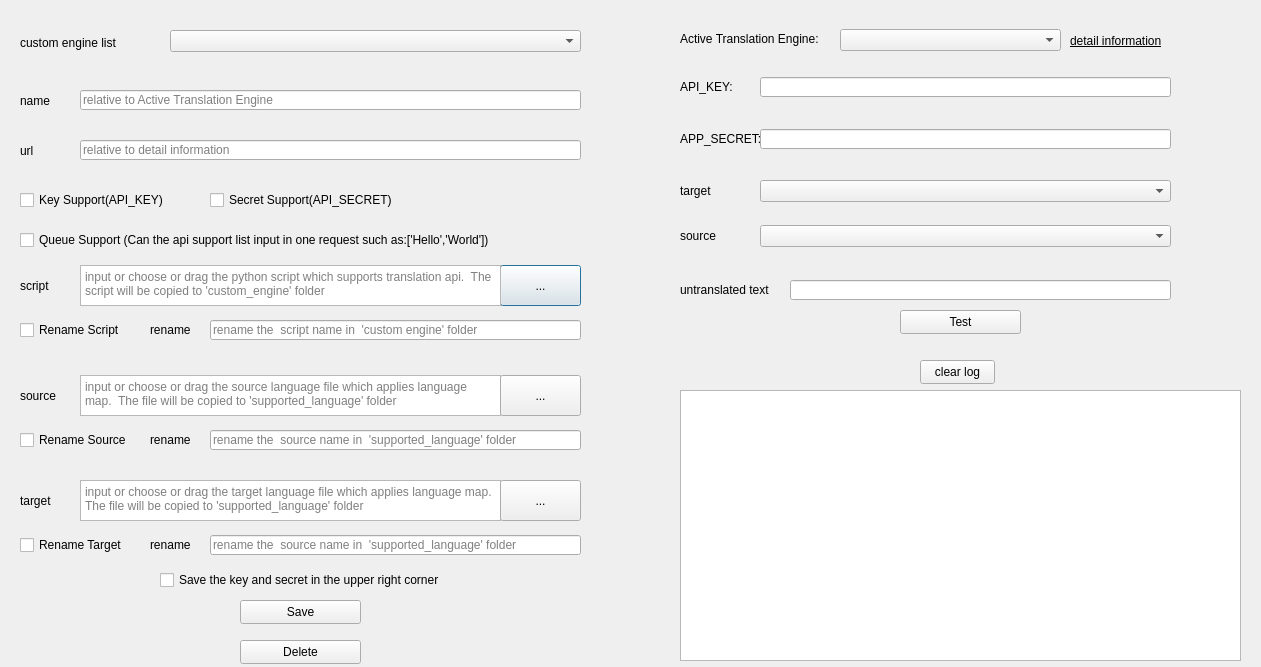
<?xml version="1.0" encoding="UTF-8"?>
<ui version="4.0">
 <class>CustomDialog</class>
 <widget class="QDialog" name="CustomDialog">
  <property name="geometry">
   <rect>
    <x>0</x>
    <y>0</y>
    <width>1261</width>
    <height>667</height>
   </rect>
  </property>
  <property name="windowTitle">
   <string>Custom Translation Engine</string>
  </property>
  <widget class="QLabel" name="label">
   <property name="geometry">
    <rect>
     <x>20</x>
     <y>90</y>
     <width>51</width>
     <height>21</height>
    </rect>
   </property>
   <property name="text">
    <string>name</string>
   </property>
  </widget>
  <widget class="QLineEdit" name="nameLineEdit">
   <property name="geometry">
    <rect>
     <x>80</x>
     <y>90</y>
     <width>501</width>
     <height>20</height>
    </rect>
   </property>
   <property name="placeholderText">
    <string>relative to Active Translation Engine</string>
   </property>
  </widget>
  <widget class="QLabel" name="label_2">
   <property name="geometry">
    <rect>
     <x>20</x>
     <y>140</y>
     <width>51</width>
     <height>21</height>
    </rect>
   </property>
   <property name="text">
    <string>url</string>
   </property>
  </widget>
  <widget class="QLineEdit" name="urlLineEdit">
   <property name="geometry">
    <rect>
     <x>80</x>
     <y>140</y>
     <width>501</width>
     <height>20</height>
    </rect>
   </property>
   <property name="placeholderText">
    <string>relative to detail information</string>
   </property>
  </widget>
  <widget class="QCheckBox" name="keyCheckBox">
   <property name="geometry">
    <rect>
     <x>20</x>
     <y>190</y>
     <width>161</width>
     <height>20</height>
    </rect>
   </property>
   <property name="text">
    <string>Key Support(API_KEY)</string>
   </property>
  </widget>
  <widget class="QCheckBox" name="secretCheckBox">
   <property name="geometry">
    <rect>
     <x>210</x>
     <y>190</y>
     <width>191</width>
     <height>20</height>
    </rect>
   </property>
   <property name="text">
    <string>Secret Support(API_SECRET)</string>
   </property>
  </widget>
  <widget class="QCheckBox" name="queueCheckBox">
   <property name="geometry">
    <rect>
     <x>20</x>
     <y>230</y>
     <width>551</width>
     <height>20</height>
    </rect>
   </property>
   <property name="text">
    <string>Queue Support (Can the api support list input in one request such as:['Hello','World'])</string>
   </property>
  </widget>
  <widget class="QPushButton" name="selectScriptBtn">
   <property name="geometry">
    <rect>
     <x>500</x>
     <y>265</y>
     <width>81</width>
     <height>41</height>
    </rect>
   </property>
   <property name="text">
    <string>...</string>
   </property>
  </widget>
  <widget class="QTextEdit" name="selectScriptText">
   <property name="geometry">
    <rect>
     <x>80</x>
     <y>265</y>
     <width>421</width>
     <height>41</height>
    </rect>
   </property>
   <property name="toolTip">
    <string/>
   </property>
   <property name="placeholderText">
    <string>input or choose or drag the python script which supports translation api.  The script will be copied to 'custom_engine' folder</string>
   </property>
  </widget>
  <widget class="QLabel" name="label_3">
   <property name="geometry">
    <rect>
     <x>20</x>
     <y>270</y>
     <width>31</width>
     <height>31</height>
    </rect>
   </property>
   <property name="text">
    <string>script</string>
   </property>
   <property name="wordWrap">
    <bool>true</bool>
   </property>
  </widget>
  <widget class="QCheckBox" name="renameScriptCheckBox">
   <property name="geometry">
    <rect>
     <x>20</x>
     <y>320</y>
     <width>111</width>
     <height>20</height>
    </rect>
   </property>
   <property name="text">
    <string>Rename Script</string>
   </property>
  </widget>
  <widget class="QLabel" name="label_4">
   <property name="geometry">
    <rect>
     <x>150</x>
     <y>320</y>
     <width>54</width>
     <height>20</height>
    </rect>
   </property>
   <property name="text">
    <string>rename</string>
   </property>
  </widget>
  <widget class="QLineEdit" name="renameScriptLineEdit">
   <property name="geometry">
    <rect>
     <x>210</x>
     <y>320</y>
     <width>371</width>
     <height>20</height>
    </rect>
   </property>
   <property name="placeholderText">
    <string>rename the  script name in  'custom engine' folder</string>
   </property>
  </widget>
  <widget class="QTextEdit" name="selectSourceText">
   <property name="geometry">
    <rect>
     <x>80</x>
     <y>375</y>
     <width>421</width>
     <height>41</height>
    </rect>
   </property>
   <property name="toolTip">
    <string/>
   </property>
   <property name="placeholderText">
    <string>input or choose or drag the source language file which applies language map.  The file will be copied to 'supported_language' folder</string>
   </property>
  </widget>
  <widget class="QCheckBox" name="renameSourceCheckBox">
   <property name="geometry">
    <rect>
     <x>20</x>
     <y>430</y>
     <width>111</width>
     <height>20</height>
    </rect>
   </property>
   <property name="text">
    <string>Rename Source</string>
   </property>
  </widget>
  <widget class="QLineEdit" name="renameSourceLineEdit">
   <property name="geometry">
    <rect>
     <x>210</x>
     <y>430</y>
     <width>371</width>
     <height>20</height>
    </rect>
   </property>
   <property name="placeholderText">
    <string>rename the  source name in  'supported_language' folder</string>
   </property>
  </widget>
  <widget class="QPushButton" name="selectSourceBtn">
   <property name="geometry">
    <rect>
     <x>500</x>
     <y>375</y>
     <width>81</width>
     <height>41</height>
    </rect>
   </property>
   <property name="text">
    <string>...</string>
   </property>
  </widget>
  <widget class="QLabel" name="label_5">
   <property name="geometry">
    <rect>
     <x>20</x>
     <y>380</y>
     <width>41</width>
     <height>31</height>
    </rect>
   </property>
   <property name="text">
    <string>source</string>
   </property>
   <property name="wordWrap">
    <bool>true</bool>
   </property>
  </widget>
  <widget class="QLabel" name="label_6">
   <property name="geometry">
    <rect>
     <x>150</x>
     <y>430</y>
     <width>54</width>
     <height>20</height>
    </rect>
   </property>
   <property name="text">
    <string>rename</string>
   </property>
  </widget>
  <widget class="QLabel" name="label_7">
   <property name="geometry">
    <rect>
     <x>20</x>
     <y>485</y>
     <width>41</width>
     <height>31</height>
    </rect>
   </property>
   <property name="text">
    <string>target</string>
   </property>
   <property name="wordWrap">
    <bool>true</bool>
   </property>
  </widget>
  <widget class="QTextEdit" name="selectTargetText">
   <property name="geometry">
    <rect>
     <x>80</x>
     <y>480</y>
     <width>421</width>
     <height>41</height>
    </rect>
   </property>
   <property name="toolTip">
    <string/>
   </property>
   <property name="placeholderText">
    <string>input or choose or drag the target language file which applies language map.  The file will be copied to 'supported_language' folder</string>
   </property>
  </widget>
  <widget class="QLabel" name="label_8">
   <property name="geometry">
    <rect>
     <x>150</x>
     <y>535</y>
     <width>54</width>
     <height>20</height>
    </rect>
   </property>
   <property name="text">
    <string>rename</string>
   </property>
  </widget>
  <widget class="QLineEdit" name="renameTargetLineEdit">
   <property name="geometry">
    <rect>
     <x>210</x>
     <y>535</y>
     <width>371</width>
     <height>20</height>
    </rect>
   </property>
   <property name="placeholderText">
    <string>rename the  source name in  'supported_language' folder</string>
   </property>
  </widget>
  <widget class="QCheckBox" name="renameTargetCheckBox">
   <property name="geometry">
    <rect>
     <x>20</x>
     <y>535</y>
     <width>111</width>
     <height>20</height>
    </rect>
   </property>
   <property name="text">
    <string>Rename Target</string>
   </property>
  </widget>
  <widget class="QPushButton" name="selectTargetBtn">
   <property name="geometry">
    <rect>
     <x>500</x>
     <y>480</y>
     <width>81</width>
     <height>41</height>
    </rect>
   </property>
   <property name="text">
    <string>...</string>
   </property>
  </widget>
  <widget class="QLabel" name="label_9">
   <property name="geometry">
    <rect>
     <x>680</x>
     <y>131</y>
     <width>81</width>
     <height>16</height>
    </rect>
   </property>
   <property name="text">
    <string>APP_SECRET:</string>
   </property>
  </widget>
  <widget class="QComboBox" name="engineComboBox">
   <property name="geometry">
    <rect>
     <x>840</x>
     <y>29</y>
     <width>221</width>
     <height>22</height>
    </rect>
   </property>
  </widget>
  <widget class="QLabel" name="label_10">
   <property name="geometry">
    <rect>
     <x>680</x>
     <y>31</y>
     <width>161</width>
     <height>16</height>
    </rect>
   </property>
   <property name="text">
    <string>Active Translation Engine:</string>
   </property>
  </widget>
  <widget class="QLabel" name="label_11">
   <property name="geometry">
    <rect>
     <x>680</x>
     <y>79</y>
     <width>54</width>
     <height>16</height>
    </rect>
   </property>
   <property name="text">
    <string>API_KEY:</string>
   </property>
  </widget>
  <widget class="QPushButton" name="testButton">
   <property name="geometry">
    <rect>
     <x>900</x>
     <y>310</y>
     <width>121</width>
     <height>24</height>
    </rect>
   </property>
   <property name="text">
    <string>Test</string>
   </property>
  </widget>
  <widget class="QLineEdit" name="secretEdit">
   <property name="geometry">
    <rect>
     <x>760</x>
     <y>129</y>
     <width>411</width>
     <height>20</height>
    </rect>
   </property>
   <property name="text">
    <string/>
   </property>
  </widget>
  <widget class="QLineEdit" name="keyEdit">
   <property name="geometry">
    <rect>
     <x>760</x>
     <y>77</y>
     <width>411</width>
     <height>20</height>
    </rect>
   </property>
  </widget>
  <widget class="QLabel" name="detailLabel">
   <property name="geometry">
    <rect>
     <x>1070</x>
     <y>30</y>
     <width>111</width>
     <height>21</height>
    </rect>
   </property>
   <property name="font">
    <font>
     <underline>true</underline>
    </font>
   </property>
   <property name="text">
    <string>detail information</string>
   </property>
  </widget>
  <widget class="QComboBox" name="sourceComboBox">
   <property name="geometry">
    <rect>
     <x>760</x>
     <y>225</y>
     <width>411</width>
     <height>22</height>
    </rect>
   </property>
  </widget>
  <widget class="QComboBox" name="targetComboBox">
   <property name="geometry">
    <rect>
     <x>760</x>
     <y>180</y>
     <width>411</width>
     <height>22</height>
    </rect>
   </property>
  </widget>
  <widget class="QLabel" name="label_12">
   <property name="geometry">
    <rect>
     <x>680</x>
     <y>175</y>
     <width>41</width>
     <height>31</height>
    </rect>
   </property>
   <property name="text">
    <string>target</string>
   </property>
  </widget>
  <widget class="QLabel" name="label_13">
   <property name="geometry">
    <rect>
     <x>680</x>
     <y>220</y>
     <width>41</width>
     <height>31</height>
    </rect>
   </property>
   <property name="text">
    <string>source</string>
   </property>
  </widget>
  <widget class="QLabel" name="label_14">
   <property name="geometry">
    <rect>
     <x>680</x>
     <y>282</y>
     <width>101</width>
     <height>16</height>
    </rect>
   </property>
   <property name="text">
    <string>untranslated text</string>
   </property>
  </widget>
  <widget class="QLineEdit" name="untranslatedEdit">
   <property name="geometry">
    <rect>
     <x>790</x>
     <y>280</y>
     <width>381</width>
     <height>20</height>
    </rect>
   </property>
   <property name="text">
    <string/>
   </property>
  </widget>
  <widget class="QTextEdit" name="logTextEdit">
   <property name="geometry">
    <rect>
     <x>680</x>
     <y>390</y>
     <width>561</width>
     <height>271</height>
    </rect>
   </property>
   <property name="readOnly">
    <bool>true</bool>
   </property>
  </widget>
  <widget class="QPushButton" name="clearLogBtn">
   <property name="geometry">
    <rect>
     <x>920</x>
     <y>360</y>
     <width>75</width>
     <height>24</height>
    </rect>
   </property>
   <property name="text">
    <string>clear log</string>
   </property>
  </widget>
  <widget class="QLabel" name="label_15">
   <property name="geometry">
    <rect>
     <x>20</x>
     <y>35</y>
     <width>141</width>
     <height>16</height>
    </rect>
   </property>
   <property name="text">
    <string>custom engine list</string>
   </property>
  </widget>
  <widget class="QComboBox" name="customComboBox">
   <property name="geometry">
    <rect>
     <x>170</x>
     <y>30</y>
     <width>411</width>
     <height>22</height>
    </rect>
   </property>
  </widget>
  <widget class="QPushButton" name="saveButton">
   <property name="geometry">
    <rect>
     <x>240</x>
     <y>600</y>
     <width>121</width>
     <height>24</height>
    </rect>
   </property>
   <property name="text">
    <string>Save</string>
   </property>
  </widget>
  <widget class="QCheckBox" name="saveKeySecretCheckBox">
   <property name="geometry">
    <rect>
     <x>160</x>
     <y>570</y>
     <width>301</width>
     <height>20</height>
    </rect>
   </property>
   <property name="text">
    <string>Save the key and secret in the upper right corner</string>
   </property>
  </widget>
  <widget class="QPushButton" name="deleteButton">
   <property name="geometry">
    <rect>
     <x>240</x>
     <y>640</y>
     <width>121</width>
     <height>24</height>
    </rect>
   </property>
   <property name="text">
    <string>Delete</string>
   </property>
  </widget>
 </widget>
 <resources/>
 <connections/>
</ui>
